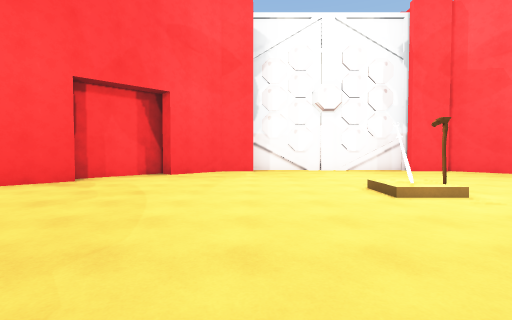
[1] (above)

16 first-person views from a walk through a scene from a Unity 3-D project. The camera is 1.5 m above the floor, tilts 2° down and sees 85° across. The floor is counted in squares, 2 m on a side. Each view is taken from the middle of a square. On the plan, view 1 faces up. The plan holds only what a view shows up to about 10 squares ahead; the rest is blank. The place goes on beyond the plan. The player is left out.

[2]
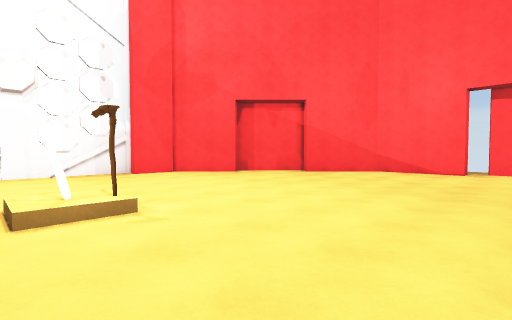

[3]
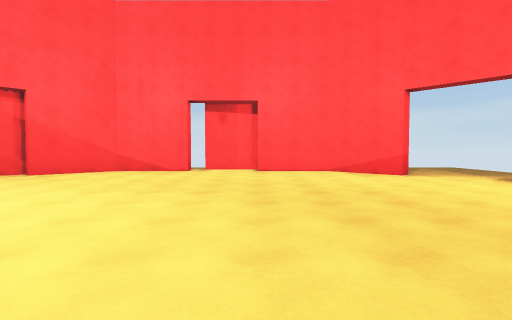

[4]
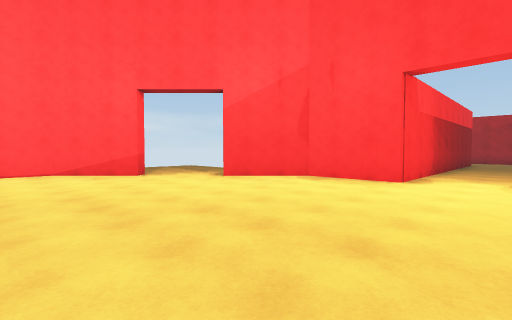

[5]
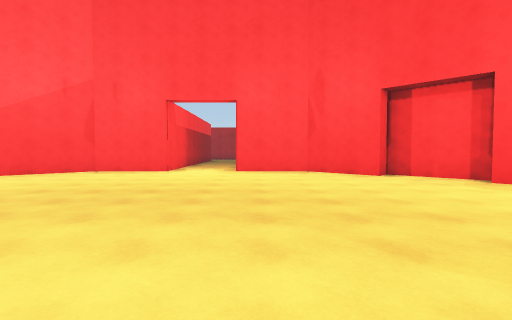

[6]
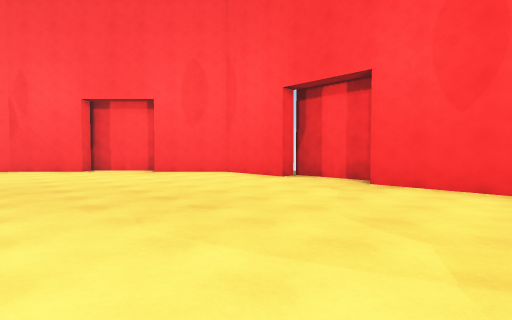

[7]
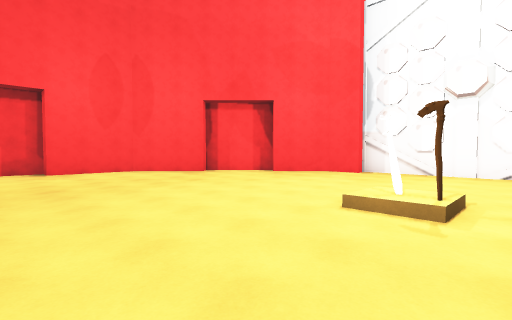

[8]
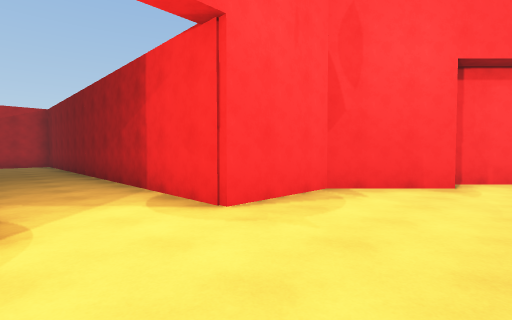

[9]
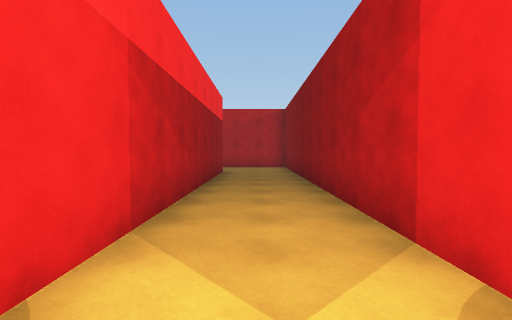

[10]
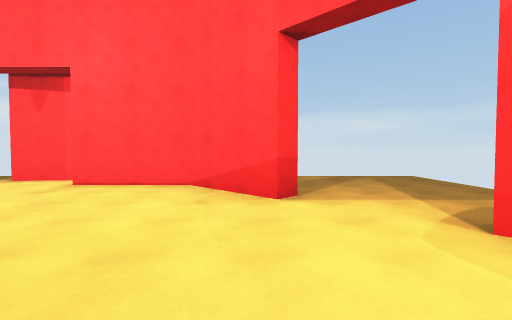

[11]
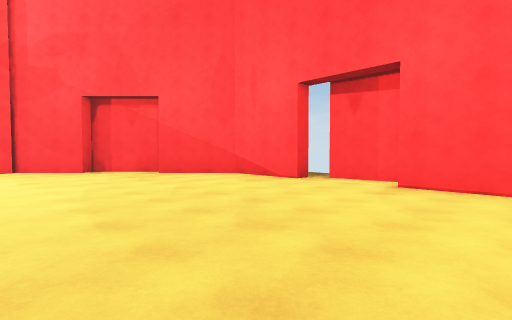

[12]
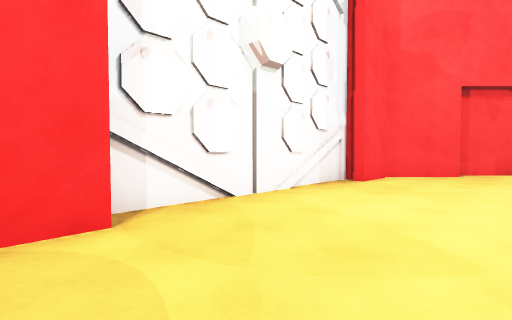

[13]
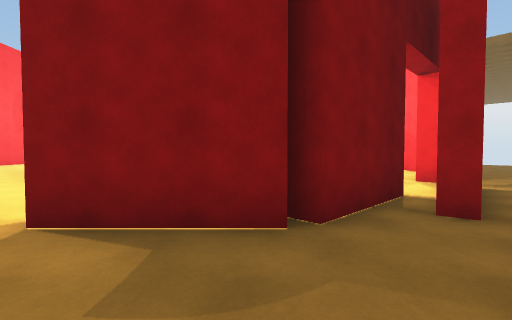

[14]
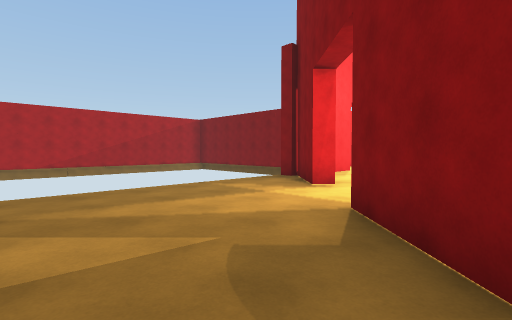

[15]
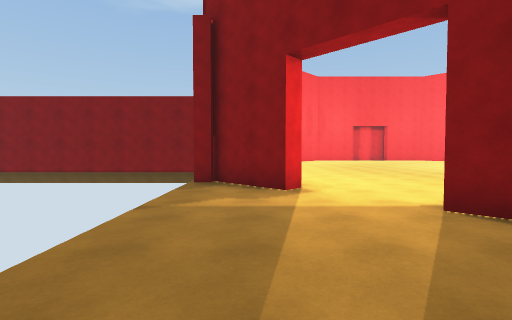

[16]
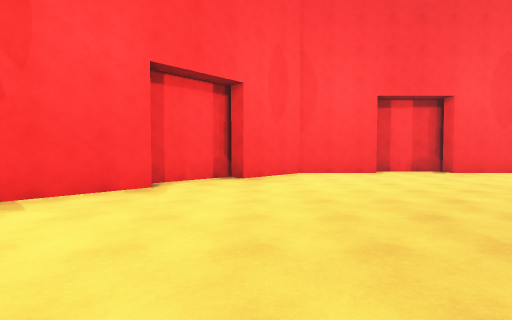

### Floor plan
Points are (right, up) in squares from view 1. A wall is a line through its corners. A room is listed if a view was taken in it or the views show most of it. See-through windows are left out.
Room 1 (views 1, 2, 3, 4, 5, 6, 7, 8, 9, 10, 11, 12, 13, 14, 15, 16)
walls: (7.5, -8) (7.5, -8.5); (12.5, 0) (12.5, -2.6); (12.5, -2.8) (10.6, -4.7) (10.2, -4.3) (12, -2.6) (12, 0); (13, 0.2) (12.8, 2.1); (12.5, 2.4) (12, 2.4) (12, 4.9) (10.2, 6.7); (13.7, -1.2) (13.2, -1.3); (10.6, 7.1) (8.8, 8.9); (8.4, 8.5) (6.8, 10.1); (-6.6, -0.1) (-6.1, -0.1) (-6.1, -2.6) (-4.4, -4.3) (-4.8, -4.8) (-3.1, -6.6) (-2.6, -6.1) (-0.8, -7.9) (1.7, -7.9) (1.7, -16.5); (6.9, 9.9) (5.4, 9.9); (-4.3, 6.7) (-6.1, 4.9) (-6.1, 2.4) (-6.9, 2.4) (-6.9, -0.2); (0, 9.9) (-1.2, 9.9) (-2.6, 8.5) (-3.1, 9) (-4.8, 7.2); (5.8, 10.5) (-0.2, 10.5); (4.2, -16.4) (4.2, -7.9) (6.7, -7.9) (8.4, -6.1) (8.8, -6.4) (7.2, -8.1)
objects: other object (3, 5)

Positions as (right, up) in squares from view 1, and headings:
1: (0, 0), facing up
2: (2, 1), facing up-right
3: (2, 0), facing right
4: (2, -1), facing down-right
5: (1, 2), facing down
6: (0, 5), facing down-left
7: (4, 1), facing up-left
8: (4, -5), facing down-left
9: (3, -8), facing down
10: (6, -4), facing right
11: (6, -2), facing up-right
12: (-1, 7), facing up-right
13: (14, -5), facing up-left
14: (14, -3), facing down-left
15: (14, -7), facing left
16: (3, -4), facing left
